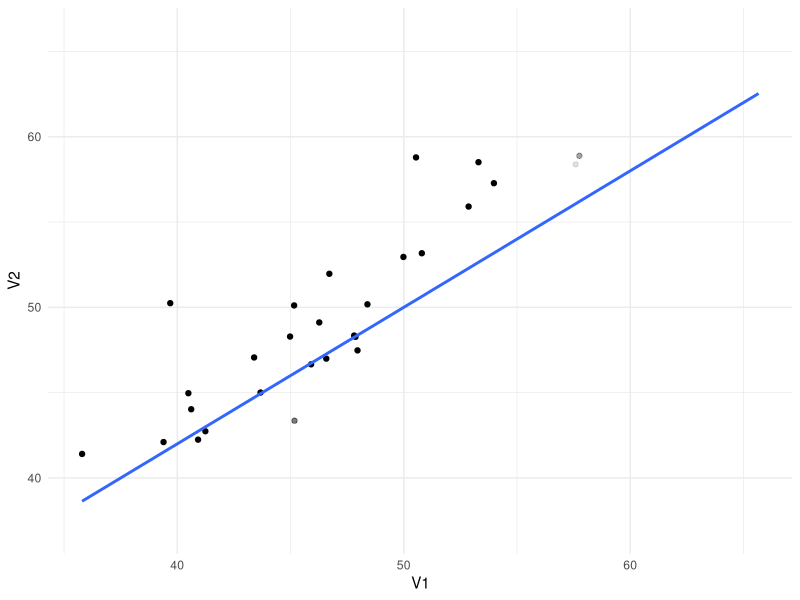

The R script that drew this image:
library(MASS)
library(tidyverse)
library(Hmisc)
library(modelr)
library(scales)

set.seed(1234)

# Define Variables ####

my_sample_size = 50

my_desired_r = .8

mean_variable_1 = 50
sd_variable_1 = 50

mean_variable_2 = 50
sd_variable_2 = 50

# Build Matrix ####

mu <- c(mean_variable_1, mean_variable_2) 

myr <- my_desired_r * sqrt(sd_variable_1) * sqrt(sd_variable_2)

mysigma <- matrix(c(sd_variable_1, myr, myr, sd_variable_2), 2, 2) 

corr_data = as_tibble(mvrnorm(my_sample_size, mu, mysigma, empirical = TRUE))

# Build Model ####

corr_model <- lm(V1 ~ V2, data = corr_data)

my_residuals <- residuals(corr_model)

alt_corr_data <- cbind(corr_data, my_scaled_residuals = rescale(my_residuals, to = c(0, 1)))

alt_corr_data %>%
  ggplot(aes(x = V1, y = V2)) +
  geom_point(alpha = 1 - (my_residuals)) +
  geom_smooth(method = "lm", se = FALSE) +
  theme_minimal()
